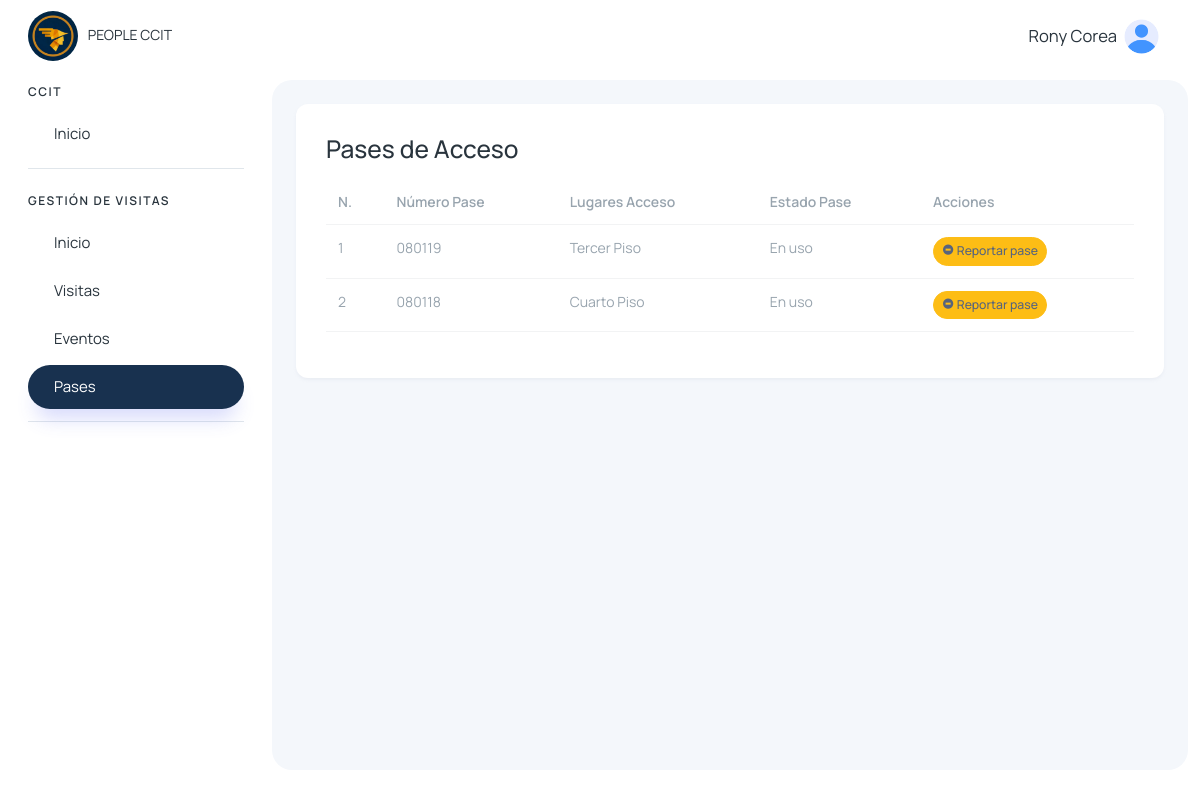
/pases-recepcion/ (signed in), run on an earlier commit of the app's database.
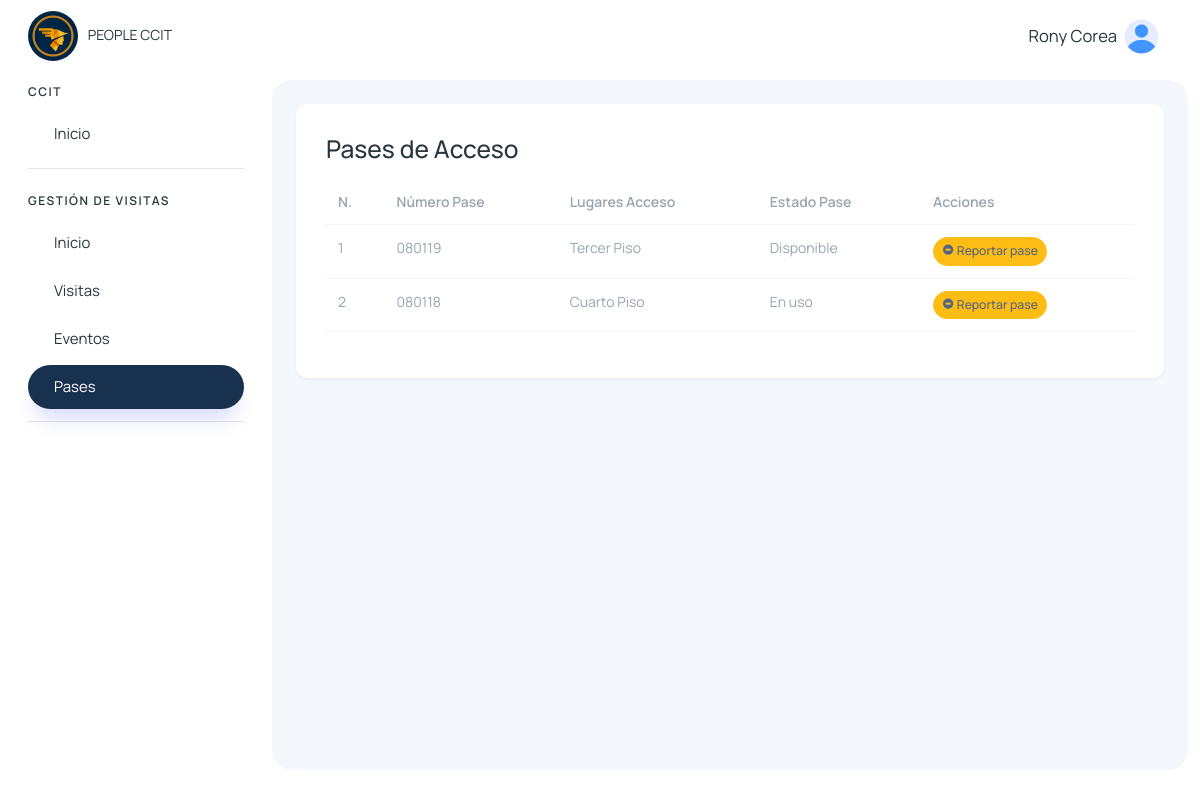
And on a later commit of the database.
### pases/models.py (models this page shows, shortened)
class PaseAcceso(models.Model):
    numero_pase = models.CharField(max_length=50, unique=True)
    lugares_acceso = models.TextField()
    estado = models.CharField(max_length=50, choices=[('activo', 'Activo'), ('inactivo', 'Inactivo')])
    estado_pase = models.CharField(max_length=50)
    created_at = models.DateTimeField(auto_now_add=True)
    updated_at = models.DateTimeField(auto_now=True)

### visitantes/views.py (the view)
# urls.py: path('', include('pases.urls')),
@login_required
def pases(request):
    pases = PaseAcceso.objects.filter(estado='activo')
    visitas = Visita.objects.all()
    return render(request, 'visitantes/recepcion/principales/pases.html', {
        'pases': pases,
        'visitas': visitas,
    })

### visitantes/context_processors.py (called while the page is built)
def grupos_usuario(request):
    if request.user.is_authenticated:
        grupos = request.user.groups.all()
    else:
        grupos = []
    return {'user_grupos': grupos}

### templates/visitantes/recepcion/principales/pases.html (shortened to what this page needs)
{% extends 'layout/layout.html' %}
{% block content %}
{% load static %}
<div>
    <div class="row">
        <div class="col">
            <h3 class="mb-3">Pases de Acceso</h3>
        </div>
    </div>
    <table class="table table-hover table-sm">
        <thead>
            <tr>
                <th>N.</th>
                <th>Número Pase</th>
                <th>Lugares Acceso</th>
                <th>Estado Pase</th>
                <th>Acciones</th>
            </tr>
        </thead>
        <tbody>
            {% for pase in pases %}
                <tr>
                    <td>{{ forloop.counter }}</td>
                    <td>{{ pase.numero_pase }}</td>
                    <td>{{ pase.lugares_acceso }}</td>
                    <td>{{ pase.estado_pase }}</td>
                    <td>
                        <button class="btn btn-warning btn-sm text-secondary" data-url="{% url 'delete_user' user.id %}" data-bs-toggle="modal" data-bs-target="#modalEliminarPase{{pase.id}}">
                            <i class='bx bxs-no-entry'></i> Reportar pase
                        </button>
                    </td>
                </tr>
            {% empty %}
                <tr>
                    <td colspan="6" class="text-center">No hay usuarios registrados.</td>
                </tr>
            {% endfor %}
        </tbody>
    </table>
</div>
{% endblock %}

What changed in the data, as far as the page shows it:
changed PaseAcceso "Tercer Piso": estado_pase "En uso" → "Disponible"
